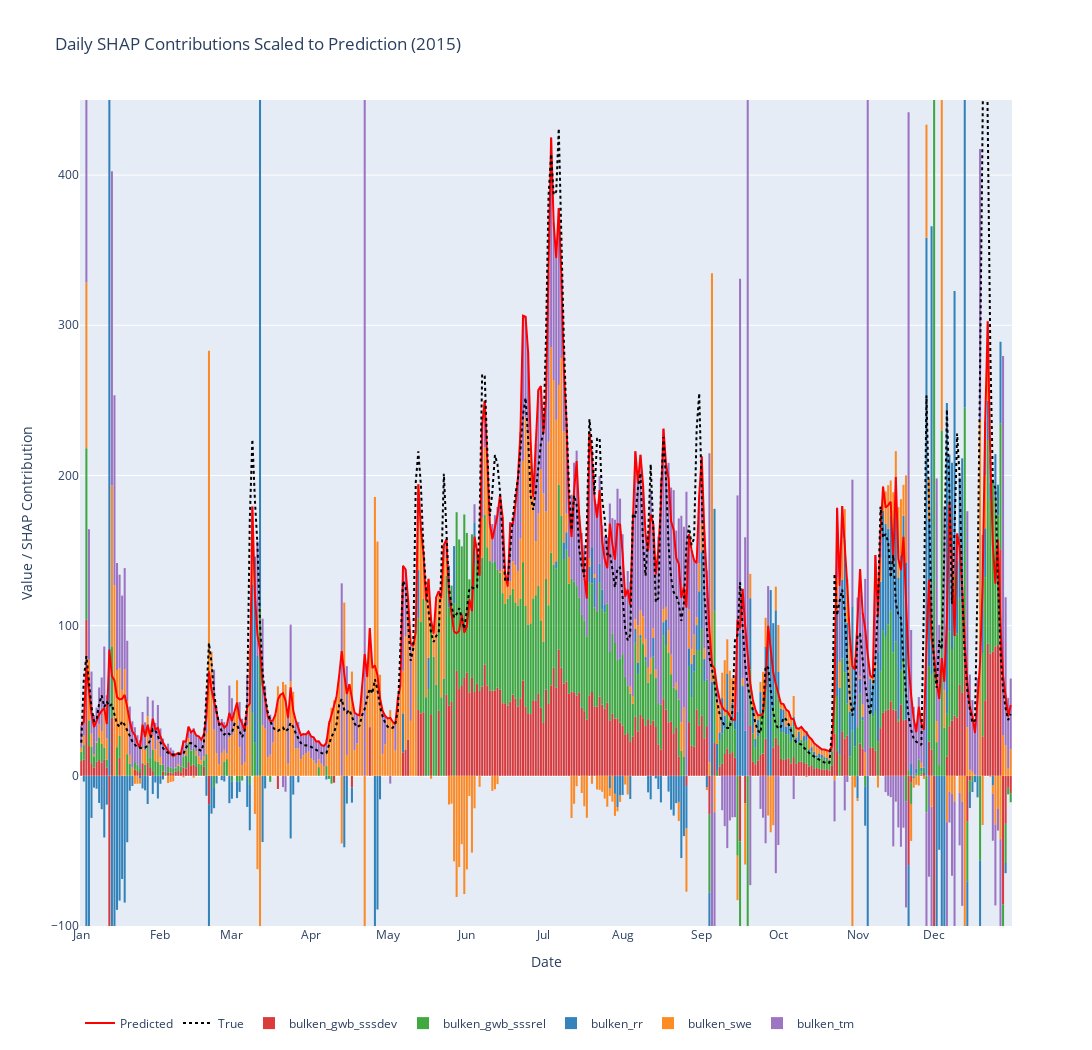

The notebook cell this image was saved under:
### Code cell
# 12. Plotting SHAP  

df_scaled = df.copy()  
for i, pred in enumerate(y_pred_year):
    shap_sum = df.iloc[i].sum()
    if shap_sum != 0:
        scale_factor = pred / shap_sum
        df_scaled.iloc[i] = df.iloc[i] * scale_factor
    else:
        df_scaled.iloc[i] = df.iloc[i] 


fig = go.Figure()
x = df.index  

fig.add_trace(go.Scatter(
    x=x,
    y=y_pred_year,
    mode="lines",
    name="Predicted",
    line=dict(width=2, color="red"),
    hovertemplate="<b>%{x|%Y-%m-%d}</b><br>Predicted: %{y:.2f}<extra></extra>"
))

fig.add_trace(go.Scatter(
    x=x,
    y=y_true_year,
    mode="lines",
    name="True",
    line=dict(width=2, dash="dot", color="black"),
    hovertemplate="<b>%{x|%Y-%m-%d}</b><br>True: %{y:.2f}<extra></extra>"
))

colors = ['#d62728', '#2ca02c','#1f77b4', '#ff7f0e', '#9467bd', '#8c564b'] 

for i, feat in enumerate(df_scaled.columns):
    fig.add_trace(go.Bar(
        x=x,
        y=df_scaled[feat],
        name=feat,
        opacity=0.9,
        marker=dict(
            color=colors[i % len(colors)],
            line=dict(width=0)  
        ),
        hovertemplate="<b>%{x|%Y-%m-%d}</b><br>" + feat + ": %{y:.2f}<extra></extra>"
    ))

fig.update_layout(
    title=f"Daily SHAP Contributions Scaled to Prediction ({year_for_plot})",
    barmode="relative",  
    xaxis_title="Date",
    yaxis_title="Value / SHAP Contribution",
    hovermode="x unified",
    height=600,
    legend=dict(orientation="h")
)

fig.update_xaxes(dtick="M1", tickformat="%b")
fig.update_yaxes(range=[-100, 450])
fig.update_layout(height=1050, width=1300)


fig.show()

### Figure 1 — Plotly figure (JSON) as saved in the notebook; plotly's stock layout.template omitted (floating-point values rounded to 4 significant figures; data arrays with more than 128 entries replaced by an {"elided": "..."} marker saying what was removed)
{"data": [{"hovertemplate": "<b>%{x|%Y-%m-%d}</b><br>Predicted: %{y:.2f}<extra></extra>", "line": {"color": "red", "width": 2}, "mode": "lines", "name": "Predicted", "type": "scatter", "x": {"elided": "365 str values"}, "y": {"elided": "365 float values"}}, {"hovertemplate": "<b>%{x|%Y-%m-%d}</b><br>True: %{y:.2f}<extra></extra>", "line": {"color": "black", "dash": "dot", "width": 2}, "mode": "lines", "name": "True", "type": "scatter", "x": {"elided": "365 str values"}, "y": {"elided": "365 float values"}}, {"hovertemplate": "<b>%{x|%Y-%m-%d}</b><br>bulken_gwb_sssdev: %{y:.2f}<extra></extra>", "marker": {"color": "#d62728", "line": {"width": 0}}, "name": "bulken_gwb_sssdev", "opacity": 0.9, "type": "bar", "x": {"elided": "365 str values"}, "y": {"elided": "365 float values"}}, {"hovertemplate": "<b>%{x|%Y-%m-%d}</b><br>bulken_gwb_sssrel: %{y:.2f}<extra></extra>", "marker": {"color": "#2ca02c", "line": {"width": 0}}, "name": "bulken_gwb_sssrel", "opacity": 0.9, "type": "bar", "x": {"elided": "365 str values"}, "y": {"elided": "365 float values"}}, {"hovertemplate": "<b>%{x|%Y-%m-%d}</b><br>bulken_rr: %{y:.2f}<extra></extra>", "marker": {"color": "#1f77b4", "line": {"width": 0}}, "name": "bulken_rr", "opacity": 0.9, "type": "bar", "x": {"elided": "365 str values"}, "y": {"elided": "365 float values"}}, {"hovertemplate": "<b>%{x|%Y-%m-%d}</b><br>bulken_swe: %{y:.2f}<extra></extra>", "marker": {"color": "#ff7f0e", "line": {"width": 0}}, "name": "bulken_swe", "opacity": 0.9, "type": "bar", "x": {"elided": "365 str values"}, "y": {"elided": "365 float values"}}, {"hovertemplate": "<b>%{x|%Y-%m-%d}</b><br>bulken_tm: %{y:.2f}<extra></extra>", "marker": {"color": "#9467bd", "line": {"width": 0}}, "name": "bulken_tm", "opacity": 0.9, "type": "bar", "x": {"elided": "365 str values"}, "y": {"elided": "365 float values"}}], "layout": {"barmode": "relative", "height": 1050, "hovermode": "x unified", "legend": {"orientation": "h"}, "title": {"text": "Daily SHAP Contributions Scaled to Prediction (2015)"}, "width": 1300, "xaxis": {"dtick": "M1", "tickformat": "%b", "title": {"text": "Date"}}, "yaxis": {"range": [-100, 450], "title": {"text": "Value / SHAP Contribution"}}}}
